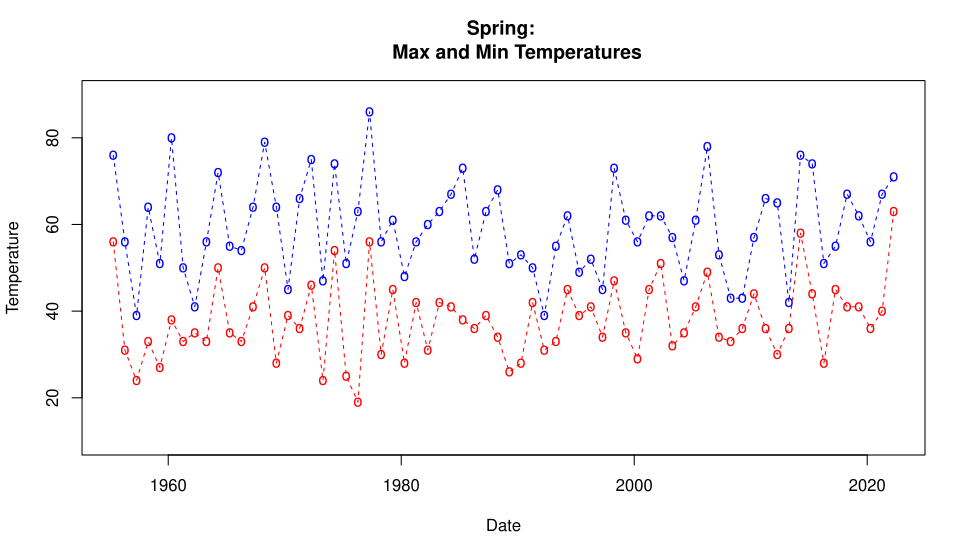

Here is the R script that generated this plot:
spring = Weather_Data_Spring
x=spring$Date
y1=spring$`Max Temperature`
y2=spring$`Min Temperature`
plot(x, y1, main="Spring: 
     Max and Min Temperatures", xlab="Date", ylab="Temperature", ylim=c(10, 90), col="blue", pch="o", lty=1)
points(x, y2, col="red", pch="o")
lines(x, y2, col='red', lty=2)
lines(x, y1, col="blue", lty=2)
